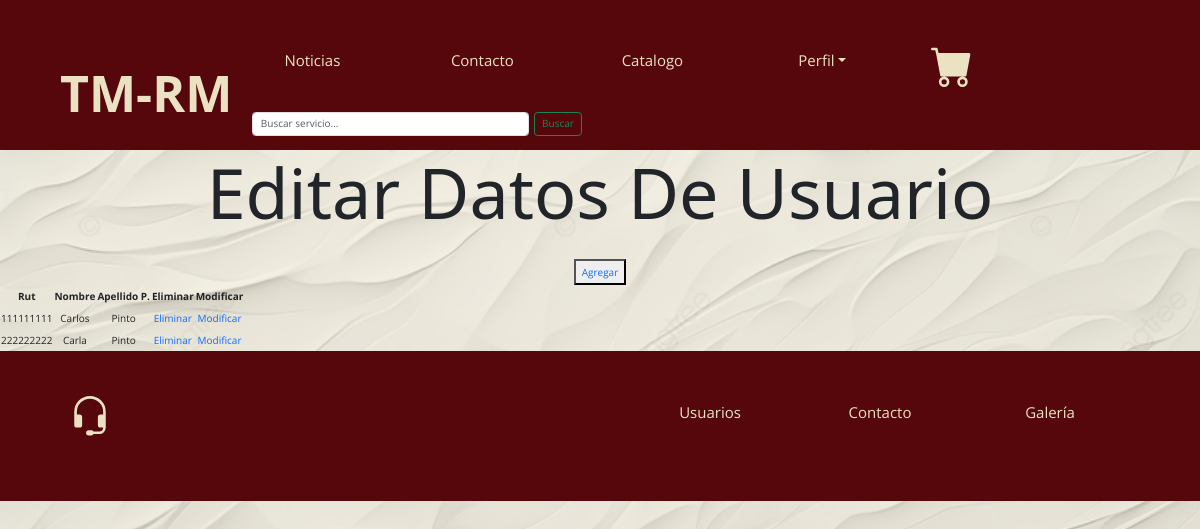
The app's page /crud/, older data.
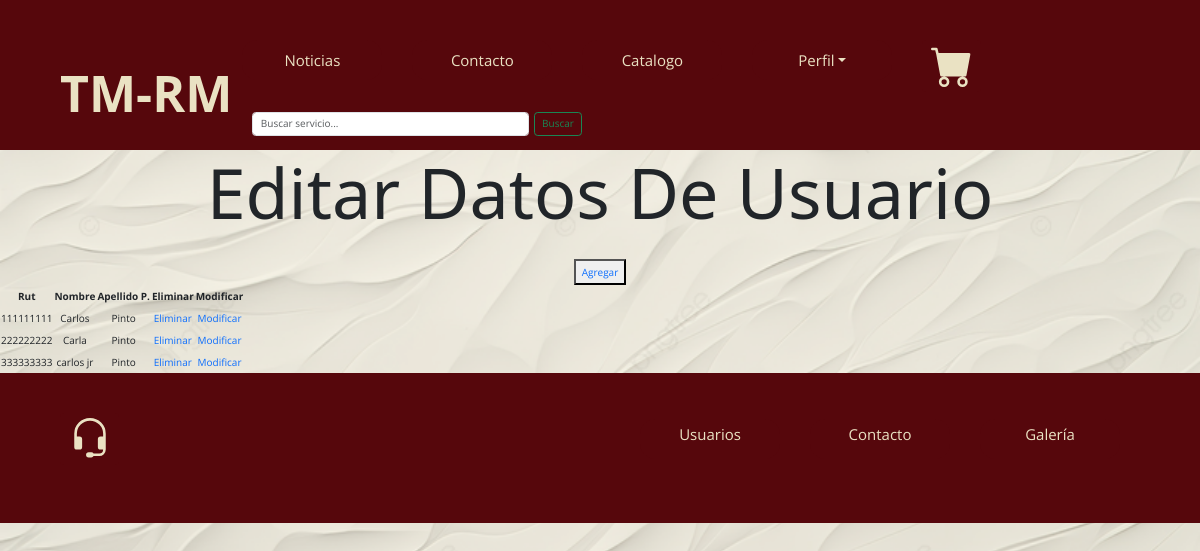
The same page, newer data.
### taller1/models.py (models this page shows, shortened)
class Usuario(models.Model):
    rut = models.CharField(primary_key=True, max_length=10)
    nombre = models.CharField(max_length=20)
    apellido_paterno = models.CharField(max_length=20)
    apellido_materno = models.CharField(max_length=20)
    fecha_nacimiento = models.DateField(blank=False, null=False)
    id_genero = models.ForeignKey(Genero, on_delete=models.CASCADE, db_column='idGenero')
    telefono = models.CharField(max_length=45)
    email = models.EmailField(unique=True, max_length=100, blank=True, null=True)

### taller1/views.py (the view)
# urls.py: path('crud/', views.crud, name='crud'),
def crud(request):
    usuarios = Usuario.objects.all()
    context = {"Usuarios": usuarios}
    return render(request, 'taller1/usuarios_list.html', context)

### taller1/templates/taller1/usuarios_list.html (shortened to what this page needs)
{% extends 'taller1/base.html' %}
{% load static %}
{% block content %}
    <div style="text-align: center;">
        <h1>Editar Datos De Usuario</h1><br>
        <button type="button">
            <a href="{% url 'UsuarioAdd' %}">Agregar</a>
        </button>
        <table>
            <thead>
                <tr>
                    <th>Rut</th>
                    <th>Nombre</th>
                    <th>Apellido P.</th>
                    <th>Eliminar</th>
                    <th>Modificar</th>
                </tr>
            </thead>
            <tbody>
                {% for usuario in Usuarios %}
                    <tr>
                        <td>{{ usuario.rut }}</td>
                        <td>{{ usuario.nombre }}</td>
                        <td>{{ usuario.apellido_paterno }}</td>
                        <td><a href="{% url 'Usuario_del' pk=usuario.rut %}">Eliminar</a></td>
                        <td><a href="{% url 'Usuario_findEdit' pk=usuario.rut %}">Modificar</a></td>
                    </tr>
                {% endfor %}
            </tbody>
        </table>
    </div>
{% endblock %}

Row changes from the older to the newer data that the page shows:
added Usuario: rut "333333333", nombre "carlos jr", apellido_paterno "Pinto"
